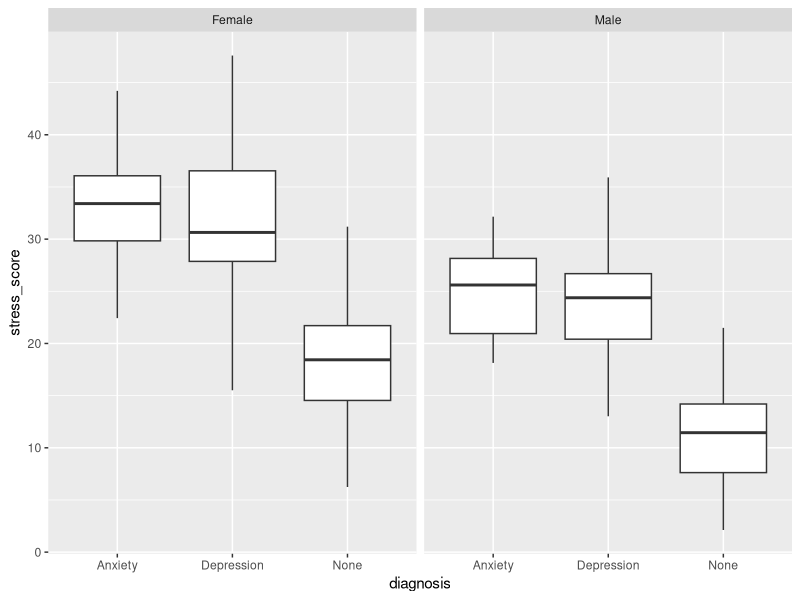

Write the R code that produced this figure.
## ---- chunk 1
#| code-fold: false
library(tidyverse)
## ---- chunk 2
#| include: false
stress_df <- read_csv("data-raw/stress_data.csv")
## ---- chunk 3
head(stress_df)
## ---- chunk 4
#| echo: false

ggplot(stress_df, aes(x = diagnosis, y = stress_score)) +
  geom_boxplot() +
  facet_wrap(~ sex)
